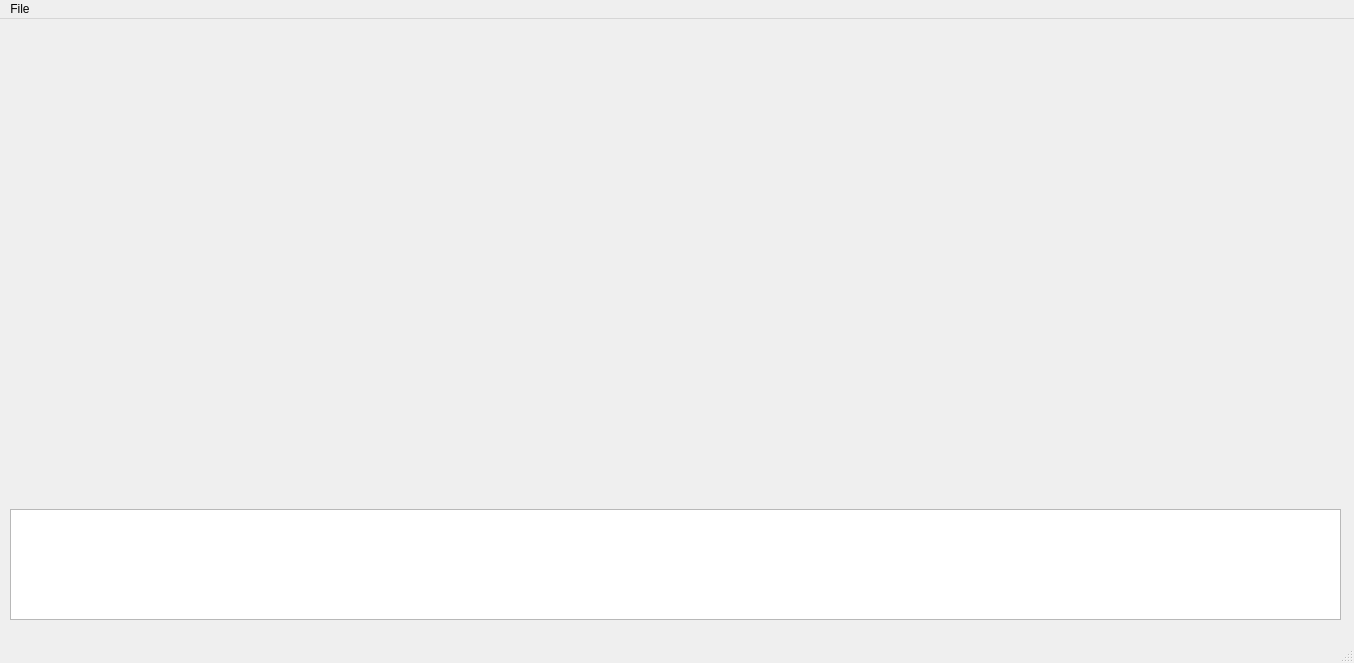
<?xml version="1.0" encoding="UTF-8"?>
<ui version="4.0">
 <class>MainWindow</class>
 <widget class="QMainWindow" name="MainWindow">
  <property name="geometry">
   <rect>
    <x>0</x>
    <y>0</y>
    <width>1354</width>
    <height>663</height>
   </rect>
  </property>
  <property name="windowTitle">
   <string>ReLoader</string>
  </property>
  <property name="windowIcon">
   <iconset>
    <normaloff>../resources/reloader.png</normaloff>../resources/reloader.png</iconset>
  </property>
  <widget class="QWidget" name="centralwidget">
   <widget class="QTextEdit" name="loggingWindow">
    <property name="geometry">
     <rect>
      <x>10</x>
      <y>490</y>
      <width>1331</width>
      <height>111</height>
     </rect>
    </property>
    <property name="readOnly">
     <bool>true</bool>
    </property>
   </widget>
   <widget class="QWidget" name="openglwidget" native="true">
    <property name="geometry">
     <rect>
      <x>10</x>
      <y>10</y>
      <width>1331</width>
      <height>471</height>
     </rect>
    </property>
   </widget>
  </widget>
  <widget class="QMenuBar" name="menubar">
   <property name="geometry">
    <rect>
     <x>0</x>
     <y>0</y>
     <width>1354</width>
     <height>27</height>
    </rect>
   </property>
   <widget class="QMenu" name="menuFile">
    <property name="title">
     <string>File</string>
    </property>
    <addaction name="actionOpen_Directory"/>
    <addaction name="actionNew_Shell_Case"/>
    <addaction name="actionClose_All"/>
   </widget>
   <addaction name="menuFile"/>
  </widget>
  <widget class="QStatusBar" name="statusbar"/>
  <action name="actionOpen_Directory">
   <property name="text">
    <string>Open Directory</string>
   </property>
  </action>
  <action name="actionNew_Shell_Case">
   <property name="text">
    <string>New Shell/Case</string>
   </property>
  </action>
  <action name="actionClose_All">
   <property name="text">
    <string>Close All</string>
   </property>
  </action>
 </widget>
 <resources/>
 <connections/>
</ui>
